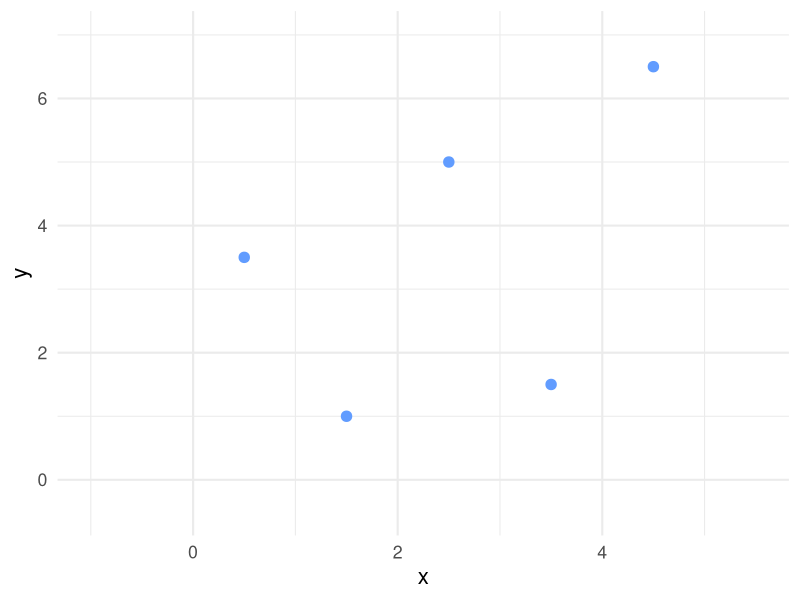
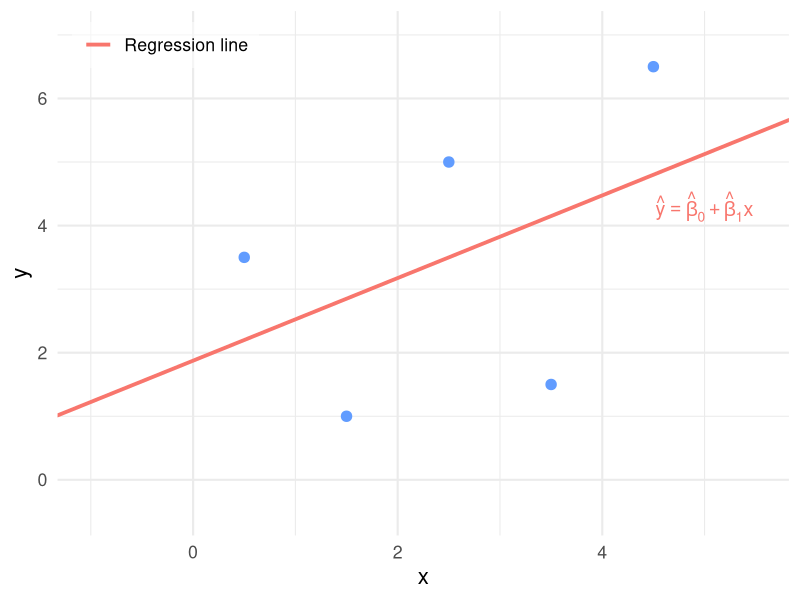
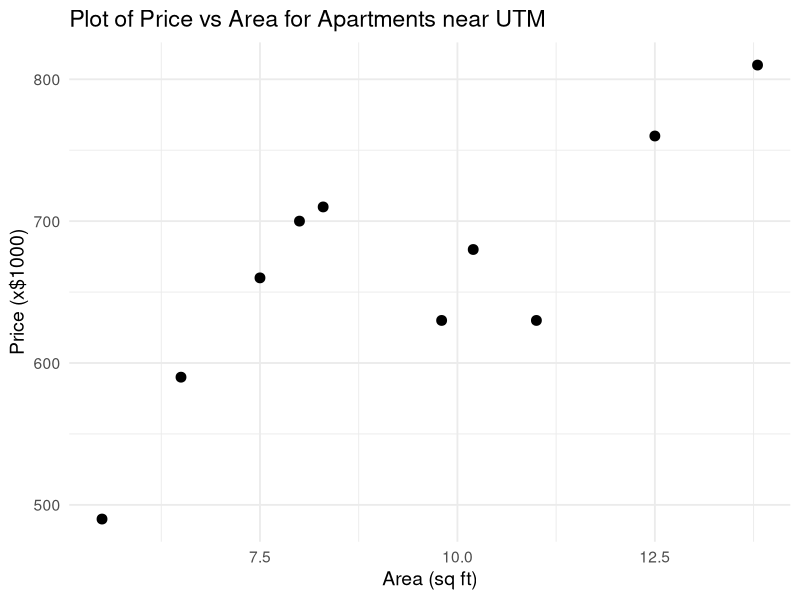
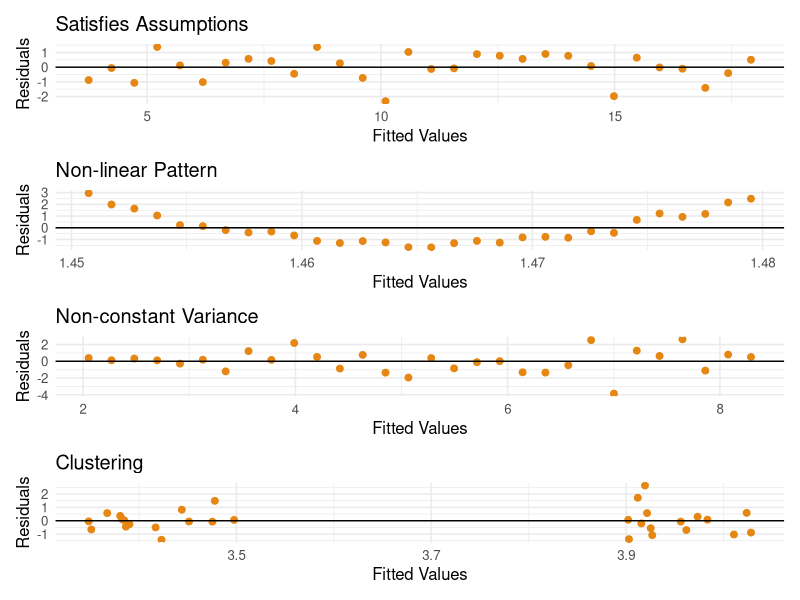
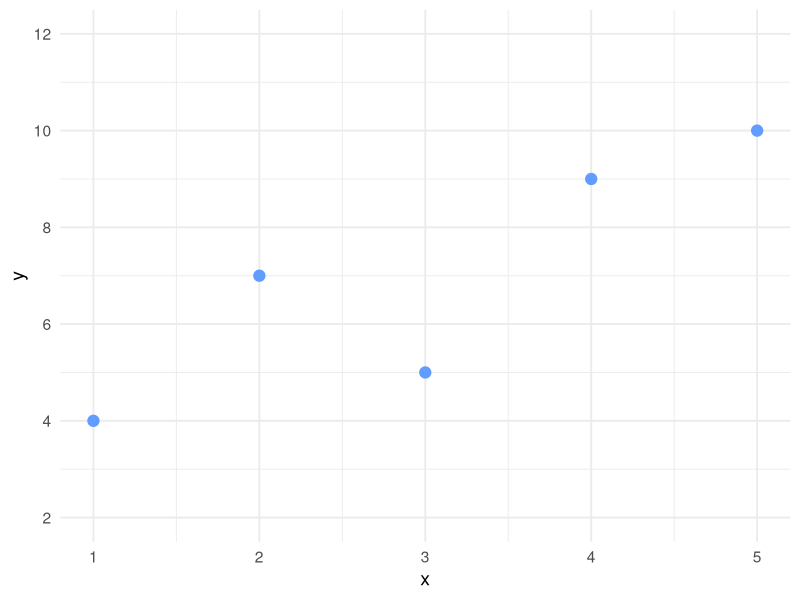
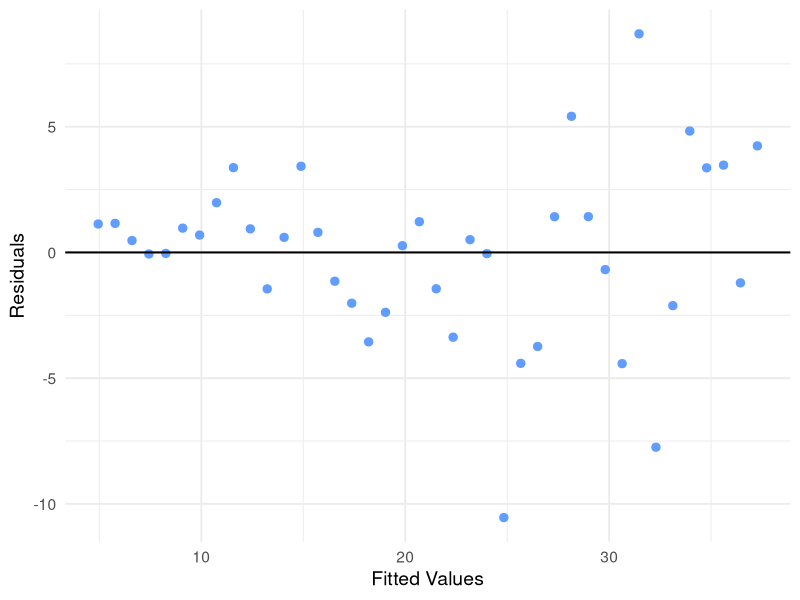
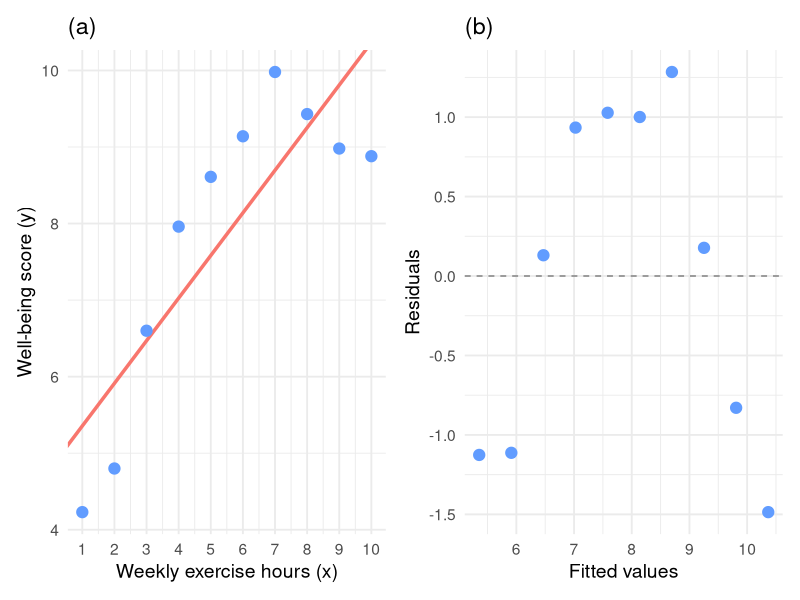
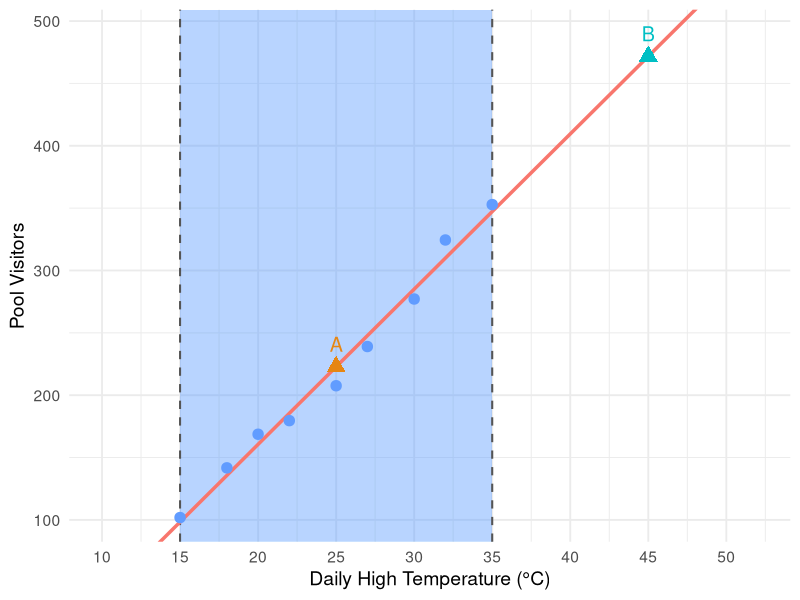

The R script that drew these images, in order:
## ---- chunk 1
library(ggplot2)

# --- Same 5 points as before ---
df <- data.frame(
  x = c(0.5, 1.5, 2.5, 3.5, 4.5),
  y = c(3.5, 1.0, 5.0, 1.5, 6.5)
)

# Points-only plot: no line, no legend
p_points <- ggplot(df, aes(x, y)) +
  geom_point(size = 3.2, color = "#619CFF") +
  coord_cartesian(xlim = c(-1.0, 5.5), ylim = c(-0.5, 7)) +
  labs(x = "x", y = "y") +
  theme_minimal(base_size = 16) +
  theme(legend.position = "none")

print(p_points)

## ---- chunk 2
library(ggplot2)

# --- Reduced to 5 points with reasonably large residuals ---
df <- data.frame(
  x = c(0.5, 1.5, 2.5, 3.5, 4.5),
  y = c(3.5, 1.0, 5.0, 1.5, 6.5)
)

# Fit linear model
model <- lm(y ~ x, data = df)
b0    <- coef(model)[1]
b1    <- coef(model)[2]

# Predicted values
df$yhat <- fitted(model)

# Sample mean of y
ybar  <- mean(df$y)

# --- Bracket placement: put brackets on the LEFT for points ABOVE the line ---
cap    <- 0.10   # horizontal cap length
offset <- 0.20   # horizontal offset from the residual line

# sgn = -1 for positive residuals (y > yhat) -> bracket to the LEFT
# sgn = +1 for negative residuals (y < yhat) -> bracket to the RIGHT
sgn <- ifelse(df$y > df$yhat, -1, 1)

br <- transform(
  df,
  i      = seq_len(nrow(df)),
  x0     = x + sgn * offset,                # x-location of bracket's vertical bar
  y0     = pmin(y, yhat),                   # bottom of bracket
  y1     = pmax(y, yhat),                   # top of bracket
  ymid   = (pmin(y, yhat) + pmax(y, yhat)) / 2,
  xlab   = x + sgn * (offset + 0.14),       # label position a bit further from bracket
  # Labels as e_i = y_i - \hat{y}_i
  lab    = paste0("e[", seq_len(nrow(df)), "] == y[", seq_len(nrow(df)), "] - hat(y)[", seq_len(nrow(df)), "]")
)

# Create the plot with ONLY the regression line and points (brackets, residual lines, and e_i legend removed)
p_sse <- ggplot(df, aes(x, y)) +
  # Observed points
  geom_point(size = 3.2, color = "#619CFF") +
  # Regression line
  geom_abline(aes(intercept = b0, slope = b1, color = "Regression line"),
              size = 1.3, key_glyph = draw_key_path) +
  # Annotate regression equation
  annotate("text", x = 5.0, y = 4.3,
           label = "hat(y) == hat(beta)[0] + hat(beta)[1]*x",
           parse = TRUE, color = "#F8766D", size = 5) +
  # SINGLE coord_cartesian call: set BOTH x and y limits here
  coord_cartesian(xlim = c(-1.0, 5.5), ylim = c(-0.5, 7)) +
  labs(x = "x", y = "y") +
  # Legend: only the regression line remains
  scale_color_manual(
    name   = NULL,
    values = c("Regression line" = "#F8766D"),
    breaks = c("Regression line"),
    labels = c("Regression line")
  ) +
  theme_minimal(base_size = 16) +
  theme(
    legend.position      = c(0.02, 0.98),
    legend.justification = c(0, 1),
    legend.background    = element_rect(fill = alpha("white", 0.5), color = NA),
    legend.key.width     = unit(1.5, "lines")
  )

# Display the plot
print(p_sse)
## ---- chunk 3
knitr::include_app("https://nishan-mudalige.shinyapps.io/Correlation_Shiny_App/", height = "860")
## ---- chunk 4
knitr::include_app("https://nishan-mudalige.shinyapps.io/Regression_Decomposition_of_Variation/", height = "725")
## ---- chunk 5
library(ggplot2)

# Data
area <- c(5.5, 6.5, 7.5, 8.0, 8.3, 9.8, 11.0, 12.5, 13.8, 10.2)
price <- c(490, 590, 660, 700, 710, 630, 630, 760, 810, 680)
df <- data.frame(area, price)

# Plot
ggplot(df, aes(x = area, y = price)) +
  geom_point(size = 3, color = "#000000") +
  labs(
    x = "Area (sq ft)",
    y = "Price (x$1000)",
    title = "Plot of Price vs Area for Apartments near UTM"
  ) +
  theme_minimal(base_size = 14)

## ---- chunk 6
# Load libraries
library(ggplot2)
library(patchwork)

# Common theme for all plots
theme_clean <- theme_minimal(base_size = 12)

# 1. Satisfies Assumptions
set.seed(1)
x1 <- 1:30
y1 <- 3 + 0.5 * x1 + rnorm(30, 0, 1)
model1 <- lm(y1 ~ x1)
df1 <- data.frame(Fitted = fitted(model1), Residuals = resid(model1))

p1 <- ggplot(df1, aes(Fitted, Residuals)) +
  geom_point(color = "#E68613", size = 2) +
  geom_hline(yintercept = 0, color = "#000000") +
  labs(
    title = "Satisfies Assumptions",
    x     = "Fitted Values",
    y     = "Residuals"
  ) +
  theme_clean

# 2. Non-linear Pattern
x2 <- seq(-2, 2, length.out = 30)
y2 <- x2^2 + rnorm(30, 0, 0.3)
model2 <- lm(y2 ~ x2)
df2 <- data.frame(Fitted = fitted(model2), Residuals = resid(model2))

p2 <- ggplot(df2, aes(Fitted, Residuals)) +
  geom_point(color = "#E68613", size = 2) +
  geom_hline(yintercept = 0, color = "#000000") +
  labs(
    title = "Non-linear Pattern",
    x     = "Fitted Values",
    y     = "Residuals"
  ) +
  theme_clean

# 3. Non-constant Variance
x3 <- 1:30
y3 <- 2 + 0.2 * x3 + rnorm(30, 0, sd = x3 / 10)
model3 <- lm(y3 ~ x3)
df3 <- data.frame(Fitted = fitted(model3), Residuals = resid(model3))

p3 <- ggplot(df3, aes(Fitted, Residuals)) +
  geom_point(color = "#E68613", size = 2) +
  geom_hline(yintercept = 0, color = "#000000") +
  labs(
    title = "Non-constant Variance",
    x     = "Fitted Values",
    y     = "Residuals"
  ) +
  theme_clean

# 4. Clustering
x4 <- c(rnorm(15, 3, 0.2), rnorm(15, 5, 0.2))
y4 <- 2 + 0.5 * x4 + rnorm(30, 0, 1)
model4 <- lm(y4 ~ x4)
df4 <- data.frame(Fitted = fitted(model4), Residuals = resid(model4))

p4 <- ggplot(df4, aes(Fitted, Residuals)) +
  geom_point(color = "#E68613", size = 2) +
  geom_hline(yintercept = 0, color = "#000000") +
  labs(
    title = "Clustering",
    x     = "Fitted Values",
    y     = "Residuals"
  ) +
  theme_clean

# Stack all four plots vertically
final_plot <- p1 / p2 / p3 / p4 +
  plot_layout(ncol = 1)  # one column

# Render the combined plot
print(final_plot)
## ---- chunk 7
library(ggplot2)
df22 <- data.frame(x = c(1, 2, 3, 4, 5),
                   y = c(4, 7, 5, 9, 10))
ggplot(df22, aes(x, y)) +
  geom_point(size = 3.5, color = "#619CFF") +
  scale_x_continuous(breaks = 1:5) +
  scale_y_continuous(breaks = seq(2, 12, 2), limits = c(2, 12)) +
  labs(x = "x", y = "y") +
  theme_minimal(base_size = 14)
## ---- chunk 8
library(ggplot2)
set.seed(27)
x27 <- seq(1, 40, length.out = 40)
y27 <- 5 + 0.8 * x27 + rnorm(40, 0, sd = x27 / 7)
m27 <- lm(y27 ~ x27)
df27 <- data.frame(Fitted = fitted(m27), Residuals = resid(m27))
ggplot(df27, aes(Fitted, Residuals)) +
  geom_point(color = "#619CFF", size = 2.5) +
  geom_hline(yintercept = 0, color = "#000000", linewidth = 0.7) +
  labs(x = "Fitted Values", y = "Residuals") +
  theme_minimal(base_size = 14)
## ---- chunk 9
library(ggplot2)
library(patchwork)
set.seed(7)
x_q33 <- 1:10
y_q33 <- round(1 + 2.5 * x_q33 - 0.18 * x_q33^2 + rnorm(10, 0, 0.4), 2)
m_q33 <- lm(y_q33 ~ x_q33)

df33 <- data.frame(
  x     = x_q33,
  y     = y_q33,
  fits  = fitted(m_q33),
  resid = residuals(m_q33)
)

p_scatter <- ggplot(df33, aes(x, y)) +
  geom_abline(intercept = coef(m_q33)[1], slope = coef(m_q33)[2],
              color = "#F8766D", linewidth = 1.2) +
  geom_point(size = 3.5, color = "#619CFF") +
  scale_x_continuous(breaks = 1:10) +
  labs(x = "Weekly exercise hours (x)",
       y = "Well-being score (y)",
       title = "(a)") +
  theme_minimal(base_size = 14)

p_resid <- ggplot(df33, aes(fits, resid)) +
  geom_hline(yintercept = 0, linetype = "dashed", color = "grey50") +
  geom_point(size = 3.5, color = "#619CFF") +
  labs(x = "Fitted values",
       y = "Residuals",
       title = "(b)") +
  theme_minimal(base_size = 14)

p_scatter + p_resid
## ---- chunk 10
library(ggplot2)
set.seed(37)
x37 <- c(15, 18, 20, 22, 25, 27, 30, 32, 35)
y37 <- -80 + 12 * x37 + rnorm(9, 0, 15)
m37 <- lm(y37 ~ x37)
b0_37 <- coef(m37)[1]
b1_37 <- coef(m37)[2]

pred_A <- b0_37 + b1_37 * 25   # inside range
pred_B <- b0_37 + b1_37 * 45   # outside range

df37 <- data.frame(x = x37, y = y37)

ggplot(df37, aes(x, y)) +
  geom_rect(aes(xmin = 15, xmax = 35, ymin = -Inf, ymax = Inf),
            fill = "#619CFF", alpha = 0.06, inherit.aes = FALSE) +
  geom_vline(xintercept = c(15, 35), linetype = "dashed", color = "#555555", linewidth = 0.7) +
  geom_abline(intercept = b0_37, slope = b1_37,
              color = "#F8766D", linewidth = 1.2) +
  geom_point(size = 3.2, color = "#619CFF") +
  annotate("point", x = 25, y = pred_A, shape = 17, size = 4.5, color = "#E68613") +
  annotate("text",  x = 25, y = pred_A + 18, label = "A", size = 5, color = "#E68613") +
  annotate("point", x = 45, y = pred_B, shape = 17, size = 4.5, color = "#00BFC4") +
  annotate("text",  x = 45, y = pred_B + 18, label = "B", size = 5, color = "#00BFC4") +
  scale_x_continuous(breaks = seq(10, 50, 5), limits = c(10, 52)) +
  labs(x = "Daily High Temperature (°C)", y = "Pool Visitors") +
  theme_minimal(base_size = 14)
## ---- chunk 11
library(ggplot2)
df45 <- data.frame(x = c(10,20,30,40,50), y = c(25,20,17,12,11))
m45  <- lm(y ~ x, data = df45)
ggplot(df45, aes(x, y)) +
  geom_abline(intercept = coef(m45)[1], slope = coef(m45)[2],
              color = "#F8766D", linewidth = 1.2) +
  geom_point(size = 3.5, color = "#619CFF") +
  scale_x_continuous(breaks = seq(0, 50, 10), limits = c(0, 55)) +
  labs(x = "Time lit (minutes, x)", y = "Candle height (cm, y)") +
  theme_minimal(base_size = 14)
## ---- chunk 12
library(ggplot2)
df47 <- data.frame(x = c(1,2,3,4,5), y = c(23,29,45,35,41))
m47  <- lm(y ~ x, data = df47)
df47$resid <- resid(m47)
ggplot(df47, aes(x, resid)) +
  geom_hline(yintercept = 0, linetype = "dashed", color = "grey50") +
  geom_point(size = 3.5, color = "#619CFF") +
  scale_x_continuous(breaks = 1:5) +
  labs(x = "Catalyst amount (x, g)", y = "Residual") +
  theme_minimal(base_size = 14)
## ---- chunk 13
library(ggplot2)
set.seed(48)
n48 <- 50
x48 <- seq(5, 100, length.out = n48)
y48 <- 80 - 0.30 * x48 + rnorm(n48, 0, sd = 1.5 + 0.13 * x48)
m48 <- lm(y48 ~ x48)
df48 <- data.frame(Fitted = fitted(m48), Residuals = resid(m48))
ggplot(df48, aes(Fitted, Residuals)) +
  geom_hline(yintercept = 0, color = "black", linewidth = 0.7) +
  geom_point(color = "#619CFF", size = 2.5) +
  labs(x = "Fitted Values", y = "Residuals") +
  theme_minimal(base_size = 14)
## ---- chunk 14
library(ggplot2)
library(patchwork)
set.seed(49)

# Panel A: assumptions reasonably satisfied
xA <- seq(1, 50, length.out = 40)
dfA <- data.frame(Fitted = xA, Residuals = rnorm(40, 0, 3))

# Panel B: non-linearity (systematic curved pattern)
xB <- seq(1, 50, length.out = 40)
dfB <- data.frame(Fitted = xB, Residuals = 0.02 * (xB - 25)^2 - 8 + rnorm(40, 0, 1.5))

# Panel C: non-constant variance (fan/funnel pattern)
xC <- seq(1, 50, length.out = 40)
dfC <- data.frame(Fitted = xC, Residuals = rnorm(40, 0, sd = 0.15 * xC + 0.5))

# Panel D: an outlier / unusual observation
xD <- seq(1, 50, length.out = 40)
rD <- rnorm(40, 0, 2.5)
rD[20] <- 25
dfD <- data.frame(Fitted = xD, Residuals = rD)

mk <- function(df, tt) {
  ggplot(df, aes(Fitted, Residuals)) +
    geom_hline(yintercept = 0, linetype = "dashed", color = "grey50") +
    geom_point(color = "#619CFF", size = 2) +
    labs(title = tt, x = "Fitted values", y = "Residuals") +
    theme_minimal(base_size = 12)
}

(mk(dfA, "(A)") + mk(dfB, "(B)")) / (mk(dfC, "(C)") + mk(dfD, "(D)"))
